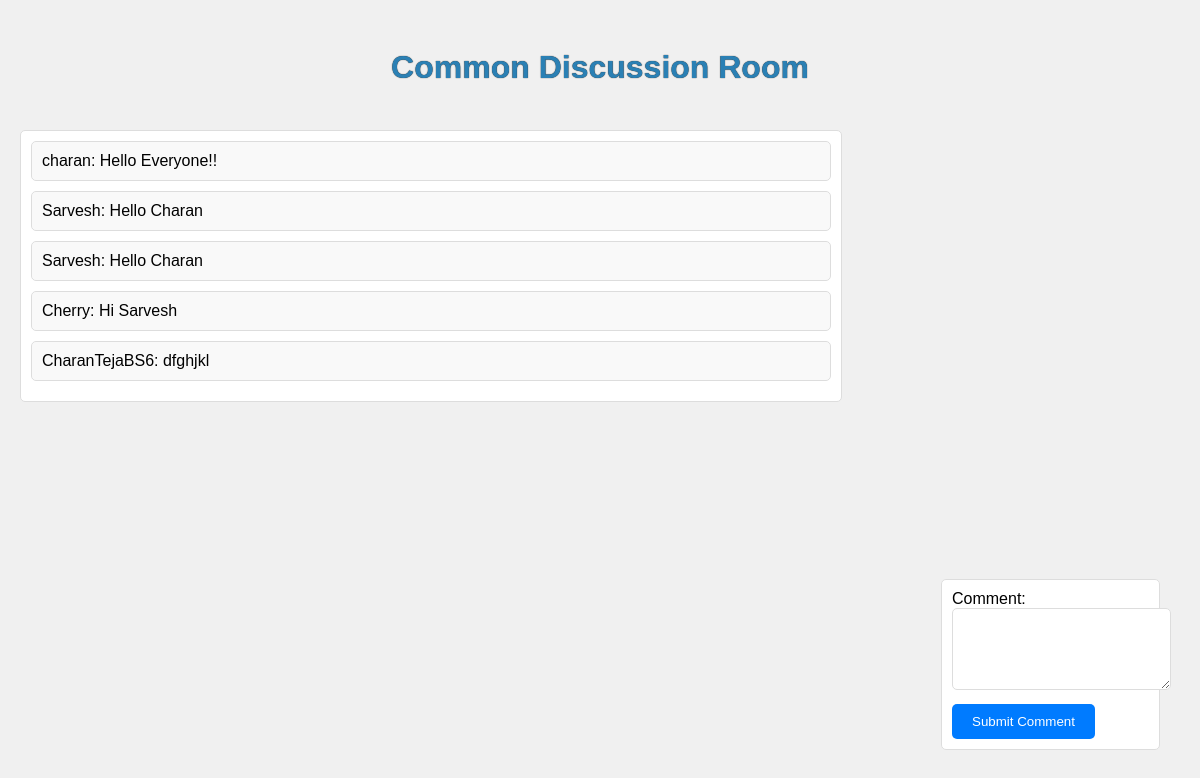
/comment_page/, run on the app's committed database.
### app/models.py (models this page shows, shortened)
class Comment(models.Model):
    user = models.ForeignKey(User, on_delete=models.CASCADE)
    content = models.TextField()
    created_at = models.DateTimeField(auto_now_add=True)

### app/views.py (the view)
# urls.py: path('comment_page/', views.comment_page, name='comment_page'),
def comment_page(request):
    if request.method == 'POST':
        form = CommentForm(request.POST)
        if form.is_valid():
            comment = form.save(commit=False)
            comment.user = request.user
            comment.save()
            return redirect('comment_page')
    else:
        form = CommentForm()
    comments = Comment.objects.all()  # Retrieve all comments
    return render(request, 'comment_page.html', {'form': form, 'comments': comments})

### app/forms.py
class CommentForm(forms.ModelForm):
    class Meta:
        model = Comment
        fields = ['content']
        widgets = {
            'content': forms.Textarea(attrs={'rows': 4}),
        }

### templates/comment_page.html (shortened to what this page needs)
<!DOCTYPE html>
<html lang="en">
<head>
</head>
<body>
    <h1>Common Discussion Room</h1>
    <div id="comment-list-container">
        <ul id="comment-list">
            {% for comment in comments %}
            <li>{{ comment.user.username }}: {{ comment.content }}</li>
            {% endfor %}
        </ul>
    </div>
    <div id="comment-form-container">
        <form id="comment-form" method="post">
            <label for="comment-content">Comment:</label><br />
            <textarea id="comment-content" name="comment-content" rows="4" required></textarea><br />
            <button type="submit">Submit Comment</button>
        </form>
    </div>
</body>
</html>

### templates/comment_page.html (style rules this page uses)
body { font-family: Arial, sans-serif; background-color: #f0f0f0; padding: 20px; }
h1 { text-align: center; color: #2b80b4; text-shadow: 0px 0px 1px black; font-family: 'Trebuchet MS', 'Lucida Sans Unicode', 'Lucida Grande', 'Lucida Sans', Arial, sans-serif; margin-bottom: 20px; }
#comment-list-container { position: absolute; top: 130px; left: 20px; width: calc(70% - 40px); max-height: calc(100% - 90px); overflow-y: auto; background-color: #fff; border: 1px solid #ddd; border-radius: 5px; padding: 10px; }
#comment-list { list-style-type: none; padding: 0; margin: 0; }
#comment-list li { background-color: #f9f9f9; border: 1px solid #ddd; border-radius: 5px; padding: 10px; margin-bottom: 10px; }
#comment-form-container { position: fixed; bottom: 50px; right: 40px; }
#comment-form { background-color: #fff; border: 1px solid #ddd; border-radius: 5px; padding: 10px; }
#comment-form textarea { width: 100%; max-width: 700px; padding: 10px; border: 1px solid #ddd; border-radius: 5px; resize: vertical; }
#comment-form button { display: block; margin-top: 10px; padding: 10px 20px; background-color: #007bff; color: #fff; border: none; border-radius: 5px; cursor: pointer; transition: background-color 0.3s; }

### data on the page
Comment: user.username "charan", content "Hello Everyone!!"
Comment: user.username "Sarvesh", content "Hello Charan"
Comment: user.username "Sarvesh", content "Hello Charan"
Comment: user.username "Cherry", content "Hi Sarvesh"
Comment: user.username "CharanTejaBS6", content "dfghjkl"
